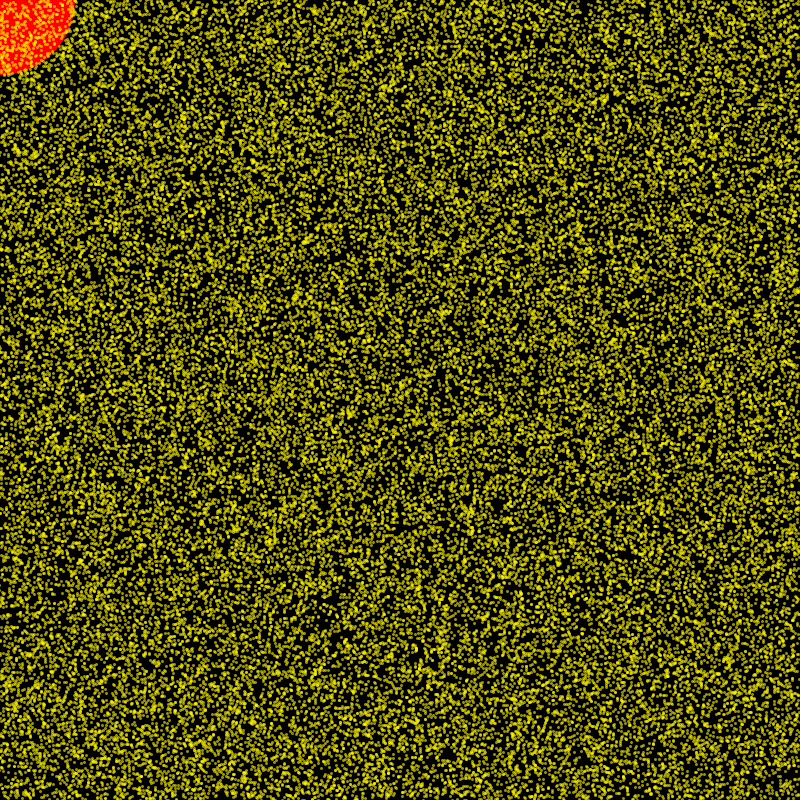
Frame 1 (no input)
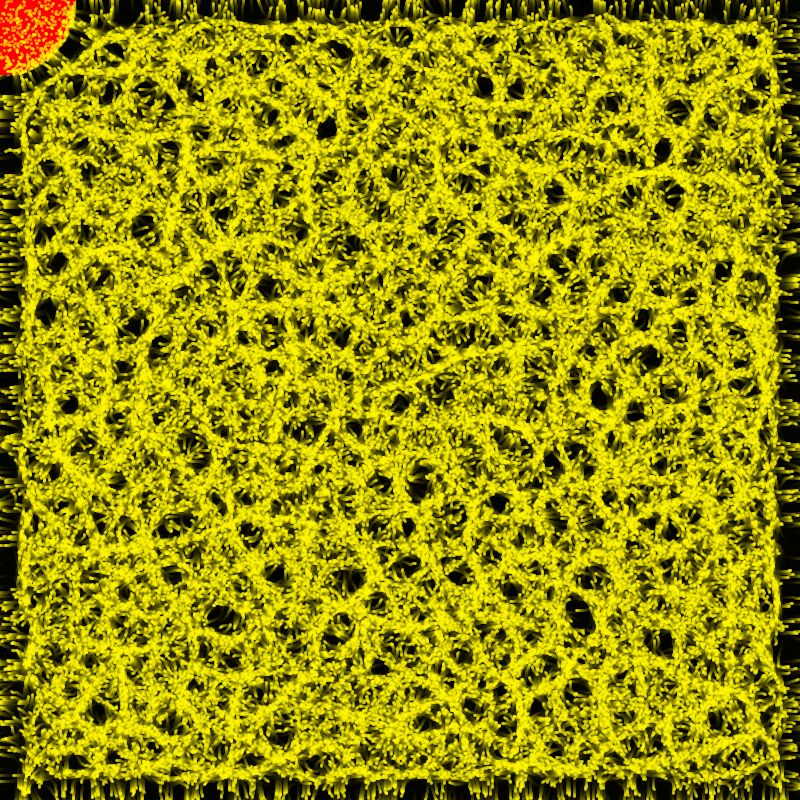
Frame 60 (the mouse pressed at the canvas centre just before this capture)
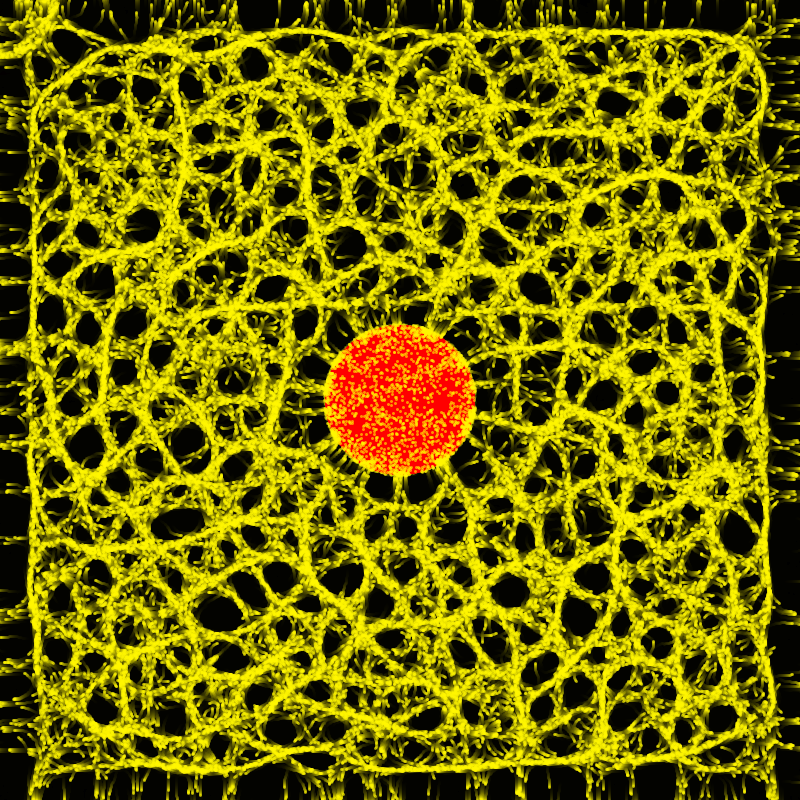
Frame 120 (the mouse held since frame 60 and released just before this capture)

The Processing sketch that drew these frames (run headless with seeded random() and noise(); from frame 60 on, the mouse is pressed at the canvas centre):

// Processing sketch: sluzowiec_ruch_przeszkoda
// ── sluzowiec_ruch_przeszkoda.pde
int NN = 55000; //ile komorek
Komorka[] k = new Komorka[NN];

void setup() {
  size(800, 800);
  background(0);
  strokeWeight(3.0);
  for (int i=0; i<NN; i++) {
    k[i] = new Komorka(random(width), random(height));
  }
}

void rysujKomorki() {
  stroke(#FFF700, 155);
  for (int i=0; i<NN; i++) {
    point(k[i].pozycja.x, k[i].pozycja.y);
  }
}

void draw() {
  noStroke();
  fill(0, 33);
  rect(0,0,width, height);
  
  fill(#FF0000);
  circle(mouseX, mouseY, 150);
  
  for (int i=0; i<NN; i++) {
    k[i].aktualizuj();
  }
  rysujKomorki();
}

// ── komorka.pde
class Komorka {

  PVector pozycja;
  PVector kierunek;
  float katSkretu = PI / 16;
  float katWachania = PI / 10;
  float zasieg = 19;

  Komorka(float x, float y) {
    pozycja = new PVector(x, y);
    kierunek = PVector.random2D();
  }

  void aktualizuj() {
    wachaj();
    ruszSie();
  }

  void ruszSie() {
    PVector nPoz = PVector.add(pozycja, kierunek);
    if(get(int(nPoz.x), int(nPoz.y)) != color(#FF0000))
      pozycja.add(kierunek);
    else
      pozycja.add(PVector.random2D());
  }

  void wachaj() {
    PVector Fpoz = pozycja.copy().add(PVector.mult(kierunek, zasieg));
    PVector FLpoz = pozycja.copy().add(PVector.mult(kierunek, zasieg).rotate(-katWachania));
    PVector FRpoz = pozycja.copy().add(PVector.mult(kierunek, zasieg).rotate(katWachania));

    color F = get(int(Fpoz.x), int(Fpoz.y));
    color FL = get(int(FLpoz.x), int(FLpoz.y));
    color FR = get(int(FRpoz.x), int(FRpoz.y));

    if (F>FL && F>FR) {
      //nie zmieniam kierunku
    } else if (F<FL && F<FR) {
      if (random(1.0) < 0.5)
        kierunek.rotate(-katSkretu);
      else
        kierunek.rotate(katSkretu);
    } else if (FL < FR) {
      kierunek.rotate(katSkretu);
    } else if (FR < FL) {
      kierunek.rotate(-katSkretu);
    }
  }
}
